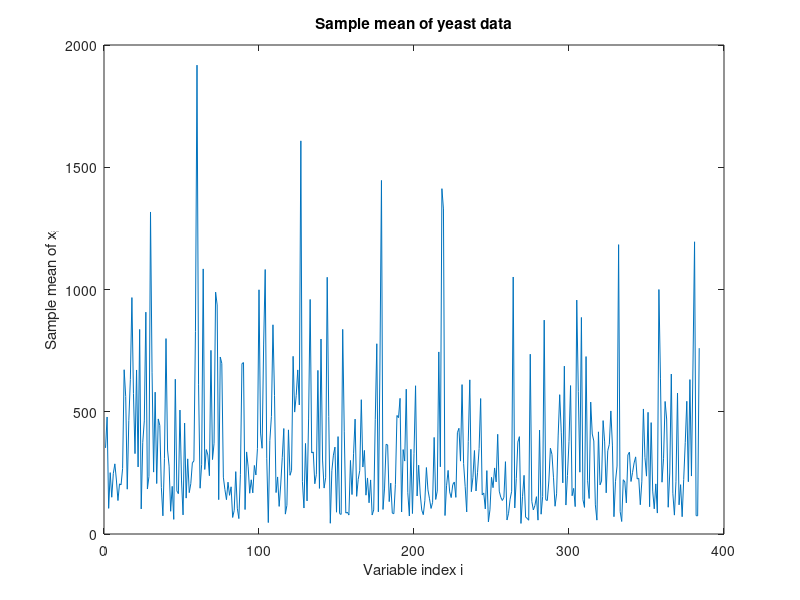
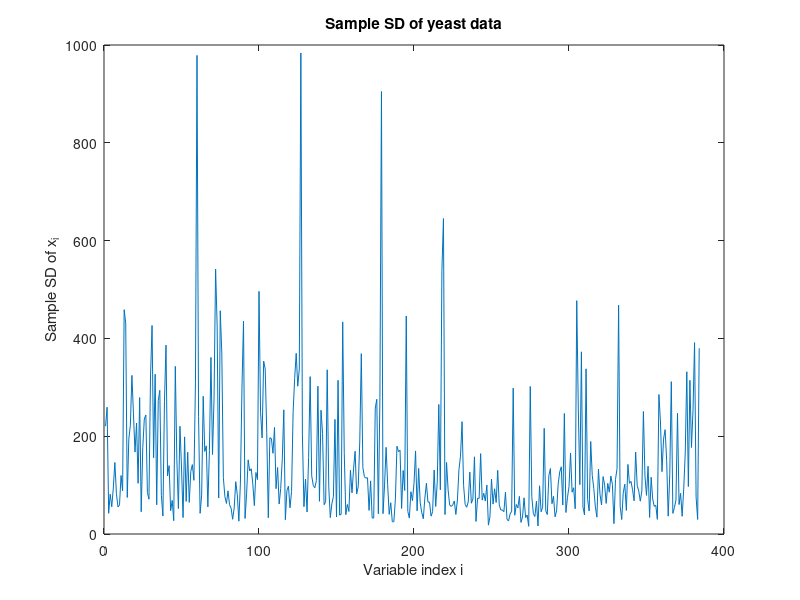
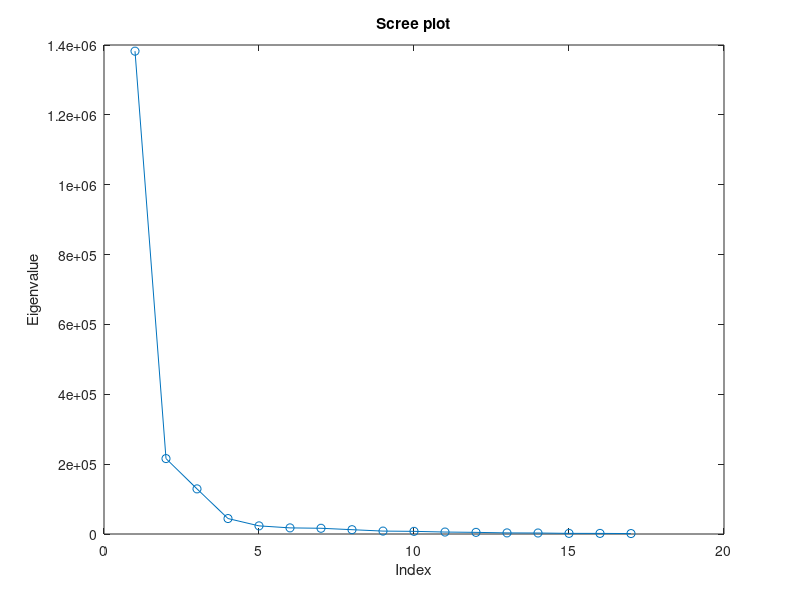
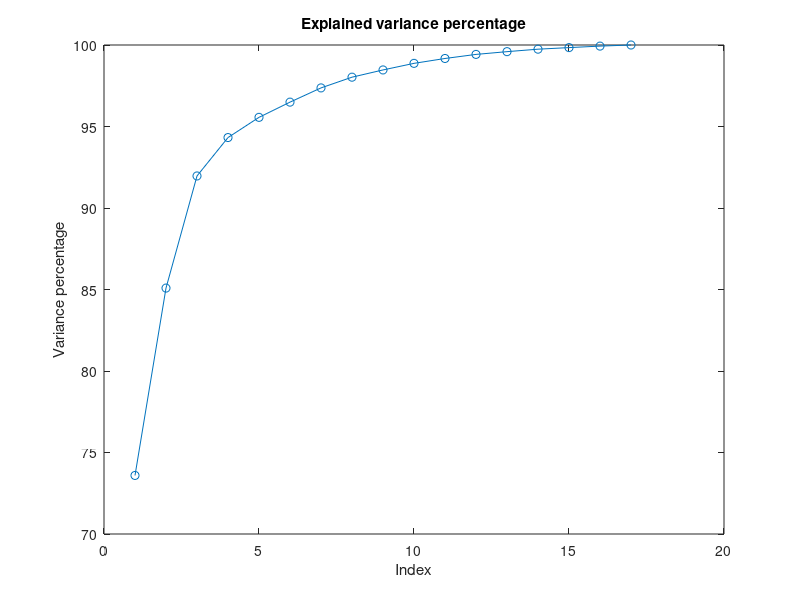

MATLAB code to generate these figures, in order:
% Exercise 6.2

clc;
clear;
close all;

x = importdata('yeast.dat.txt');
[n,p] = size(x);

figure();
plot(mean(x,2))
xlabel('Variable index i')
ylabel('Sample mean of x_i')
title('Sample mean of yeast data')
figure();
plot(std(x'));
xlabel('Variable index i')
ylabel('Sample SD of x_i')
title('Sample SD of yeast data')

% a : PCA and estimation of d < p
% Centering
y = x - repmat(sum(x)/n,n,1);
% Covariance matrix
covx = cov(y);
[eigvec,eigval] = eig(covx);
eigval = diag(eigval);          % The diagonal elements
% Sort in descending order
[eigval,ind] = sort(eigval,'descend');
eigvec = eigvec(:,ind);
% PC scores
z = y * eigvec;
% Scree plot
figure();
plot(1:p,eigval,'o-');
title('Scree Plot');
xlabel('Index');
ylabel('Eigenvalue');
title('Scree plot');
% Explained Variance percentage
td = 100*cumsum(eigval)/sum(eigval);
figure();
plot(1:p,td,'o-');
xlabel('Index');
ylabel('Variance percentage');
title('Explained variance percentage');
% Size of the variance
avgeig = mean(eigval);
ind = find(eigval > avgeig);
fprintf('Dimension d using size of the variance: %d\n',length(ind));
% b : Projection in 2-D and 3-D
z3 = y * eigvec(:,1:3);
figure();
scatter3(z3(:,1),z3(:,2),z3(:,3),10,'blue');
xlabel('PC1');
ylabel('PC2');
zlabel('PC3');
title('Principal component scores in 3-D');
z2 = y * eigvec(:,1:2);
figure();
scatter(z2(:,1),z2(:,2),10,'blue');
xlabel('PC1');
ylabel('PC2');
title('Principal component scores in 2-D');